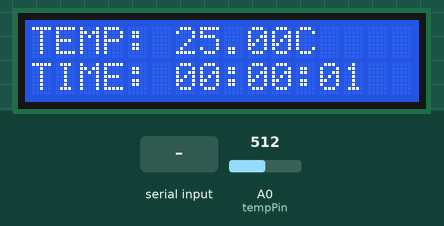
This sketch was run on a simulated Arduino Uno, built with avr-gcc and run on an emulated ATmega328P. On the bench: 16×2 character LCD. The test bench sets the inputs (shaded band); at power-on: A0 (tempPin) = 512. What the sketch prints to the serial monitor is not drawn.

Above: at 6.1 s.
6.2 s: A0 (tempPin) set to 666
At 7.8 s:
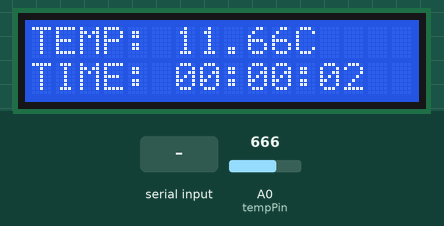
8.4 s: A0 (tempPin) set to 693
At 11.3 s:
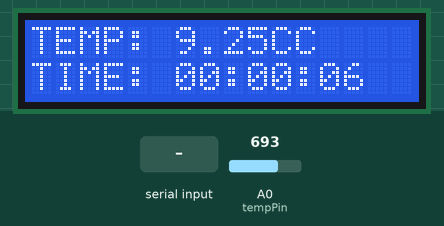
11.4 s: "90,45\n" received over Serial
At 13.8 s:
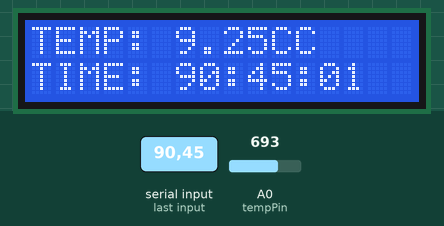
14.4 s: A0 (tempPin) set to 716
At 15.8 s:
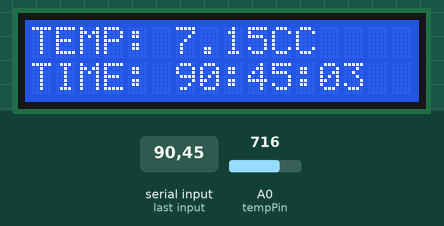
Timing chart, 0 to 17.4 s (numbered marks = the images above; inputs shaded):
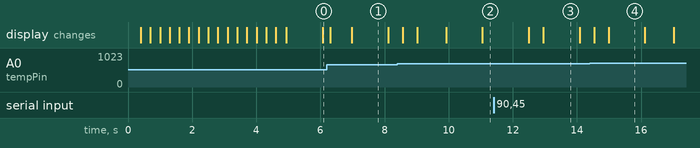

The sketch:

LCD_2.ino
```cpp
#include <LiquidCrystal_I2C.h>
#include <FlexiTimer2.h>

//inizializzare le librerie

LiquidCrystal_I2C lcd(0x27, 16, 2);

int tempPin = 0;
float tempVal;
int hour, minute, second;


void setup() {
  lcd.init();
  lcd.backlight();
  startingAnimation();
  FlexiTimer2::set(1000,timerInt);
  FlexiTimer2::start();
  Serial.begin(115200);
  Serial.println("Inserire ore,minuti,secondi per settare il tempo");

}

void loop() {
  //prendi la temperatura
  tempVal = getTemp();
  if (second >= 60) {
    second = 0;
    minute++;
  if (minute >= 60) {
    minute = 0;
    hour++;
  if (hour >= 24) {
    hour = 0;
    }

   }

 }

  lcdDisplay();
  delay(200);

}

  void startingAnimation() {
    for (int i = 0; i < 16; i++) {
      lcd.scrollDisplayRight();
    }
    lcd.print("inizializzare....");
    for (int i=0; i < 16;i++) {
      lcd.scrollDisplayLeft();
      delay(300);
    }
    lcd.clear();
  }
  //timer interrotto dalla funzione flextimer
 void timerInt(){
  second++;
 }

 //porta seriale interrotta
 void serialEvent() {
  int inInt[3];
  while (Serial.available()) {
    for (int i = 0; i < 3;i++) {
      inInt[i] = Serial.parseInt();

    }

  // inserisci i dati ricevuti per confermare

  Serial.print("Il tuo input è: ");
  Serial.print(inInt[0]);
  Serial.print(", ");
  Serial.print(inInt[1]);
  Serial.print(", ");
  Serial.print(inInt[2]);
 //utilizza i dati ricevuti per aggiustare il tempo

 hour = inInt[0];
 minute = inInt[1];
 second = inInt[2];
// inserisci il tempo modificato

Serial.print("l'ora è: ");
Serial.print(hour/10);
Serial.print(hour % 10);
Serial.print(':');
Serial.print(minute/10);
Serial.print(minute % 10);
Serial.print(':');
Serial.print(second/10);
Serial.print(second % 10);
    }
  }

void lcdDisplay() {
  lcd.setCursor(0, 0);
  lcd.print("TEMP: ");
  lcd.print(tempVal);
  lcd.print("C");
  lcd.setCursor(0, 1);
  lcd.print("TIME: ");
  lcd.print(hour/10);
  lcd.print(hour % 10);
  lcd.print(':');
  lcd.print(minute / 10);
  lcd.print(minute % 10);
  lcd.print(':');
  lcd.print(second / 10);
  lcd.print(second % 10);
  }
  float getTemp() {
    int adcVal = analogRead(tempPin);
    //calcolare voltaggio

    float v =adcVal * 5.0 / 1024;
    //calcolare resistenza

    float Rt = 10 * v / (5-v);

    float tempK = 1 / (log(Rt / 10) / 3950 + 1 / (273.15 + 25));


    return tempK - 273.15;


}
```

Measured:
- the behaviour switches between 684 and 685 on A0 (tempPin) (found by bisection; images 1 and 2)
- after the input at 8.4 s, the display: first changes after 0.17 s (image 2 shows a later state)
- what the display in image 1 shows lasts 1.1 s, from 7.0 s to 8.1 s
